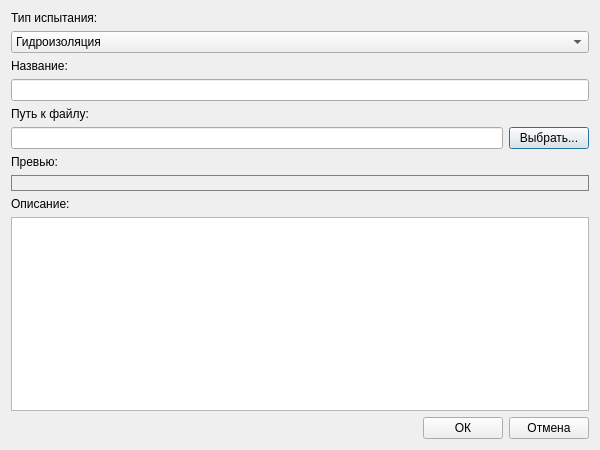
<?xml version="1.0" encoding="UTF-8"?>
<ui version="4.0">
 <class>ImageDialog</class>
 <widget class="QDialog" name="ImageDialog">
  <property name="geometry">
   <rect>
    <x>0</x>
    <y>0</y>
    <width>600</width>
    <height>450</height>
   </rect>
  </property>
  <property name="windowTitle">
   <string>Изображение</string>
  </property>
  <layout class="QVBoxLayout" name="verticalLayout">
   <item>
    <widget class="QLabel" name="testTypeLabel">
     <property name="text">
      <string>Тип испытания:</string>
     </property>
    </widget>
   </item>
   <item>
    <widget class="QComboBox" name="testTypeCombo">
     <item>
      <property name="text">
       <string>Гидроизоляция</string>
      </property>
     </item>
    </widget>
   </item>
   <item>
    <widget class="QLabel" name="nameLabel">
     <property name="text">
      <string>Название:</string>
     </property>
    </widget>
   </item>
   <item>
    <widget class="QLineEdit" name="nameEdit">
    </widget>
   </item>
   <item>
    <widget class="QLabel" name="filePathLabel">
     <property name="text">
      <string>Путь к файлу:</string>
     </property>
    </widget>
   </item>
   <item>
    <layout class="QHBoxLayout" name="horizontalLayout">
     <item>
      <widget class="QLineEdit" name="filePathEdit">
       <property name="readOnly">
        <bool>true</bool>
       </property>
      </widget>
     </item>
     <item>
      <widget class="QPushButton" name="browseButton">
       <property name="text">
        <string>Выбрать...</string>
       </property>
      </widget>
     </item>
    </layout>
   </item>
   <item>
    <widget class="QLabel" name="previewLabel">
     <property name="text">
      <string>Превью:</string>
     </property>
    </widget>
   </item>
   <item>
    <widget class="QLabel" name="previewImageLabel">
     <property name="minimumHeight">
      <number>200</number>
     </property>
     <property name="maximumHeight">
      <number>200</number>
     </property>
     <property name="styleSheet">
      <string>border: 1px solid gray;</string>
     </property>
     <property name="text">
      <string/>
     </property>
     <property name="scaledContents">
      <bool>true</bool>
     </property>
     <property name="alignment">
      <set>Qt::AlignCenter</set>
     </property>
    </widget>
   </item>
   <item>
    <widget class="QLabel" name="descriptionLabel">
     <property name="text">
      <string>Описание:</string>
     </property>
    </widget>
   </item>
   <item>
    <widget class="QTextEdit" name="descriptionEdit">
     <property name="maximumHeight">
      <number>60</number>
     </property>
    </widget>
   </item>
   <item>
    <layout class="QHBoxLayout" name="horizontalLayout_2">
     <item>
      <spacer name="horizontalSpacer">
       <property name="orientation">
        <enum>Qt::Horizontal</enum>
       </property>
       <property name="sizeHint" stdset="0">
        <size>
         <width>40</width>
         <height>20</height>
        </size>
       </property>
      </spacer>
     </item>
     <item>
      <widget class="QPushButton" name="okButton">
       <property name="text">
        <string>ОК</string>
       </property>
      </widget>
     </item>
     <item>
      <widget class="QPushButton" name="cancelButton">
       <property name="text">
        <string>Отмена</string>
       </property>
      </widget>
     </item>
    </layout>
   </item>
  </layout>
 </widget>
 <resources/>
 <connections/>
</ui>
